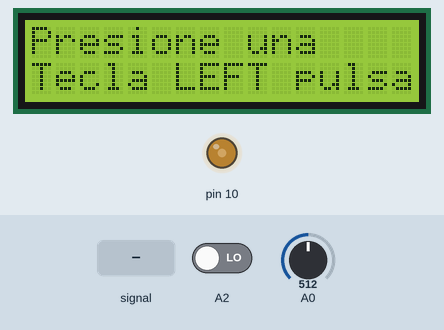
Recording of a sketch running on a simulated Arduino Uno, built with avr-gcc and run on an emulated ATmega328P. On the bench: 16×2 character LCD, output pins drawn as LEDs (lit = HIGH). The inputs (shaded band) are chosen by the test bench; at power-on: A0 = 512, A2 LOW. What the sketch prints to the serial monitor is not drawn.

Above: at 1.2 s.
1.3 s: A0 fed a 2 Hz sine of ±306 counts around its level
At 1.98 s:
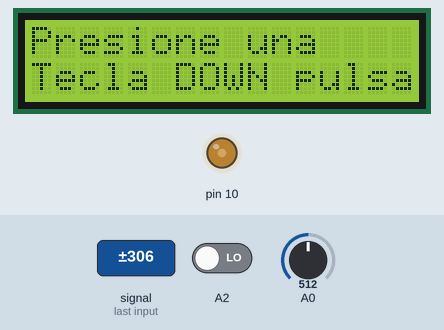
3.2 s: A0 set to 0
At 3.9 s:
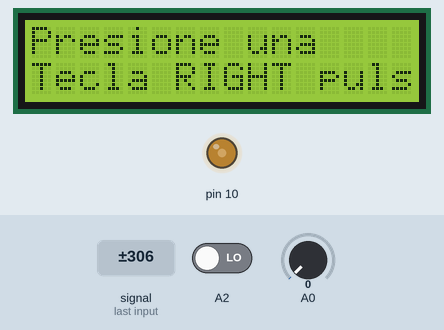
4.8 s: A2 driven HIGH
At 5.3 s:
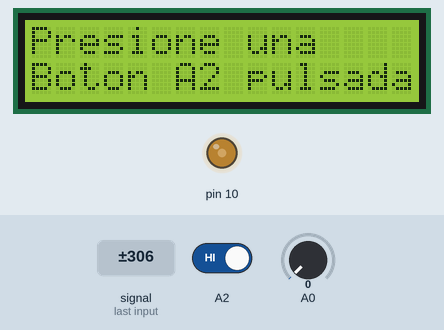
6.3 s: A0 set to 122
At 6.7 s:
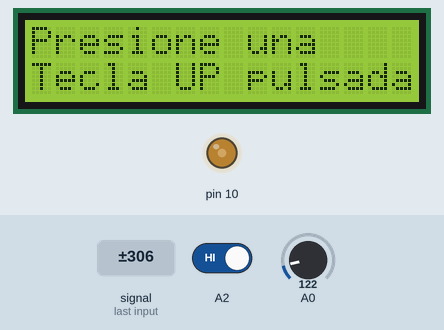
7.9 s: A0 set to 900
At 9.2 s:
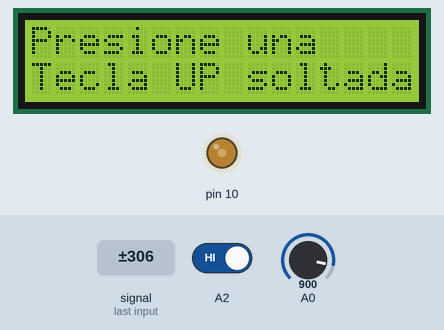
9.5 s: A2 driven LOW
At 10.7 s:
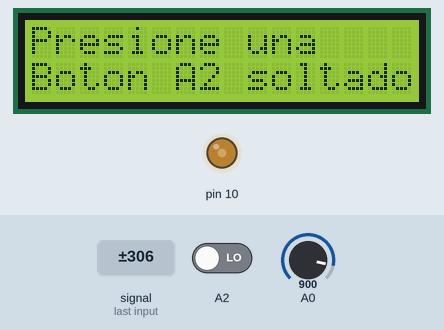
Timing chart, 0 to 12.0 s (numbered marks = the images above; inputs shaded):
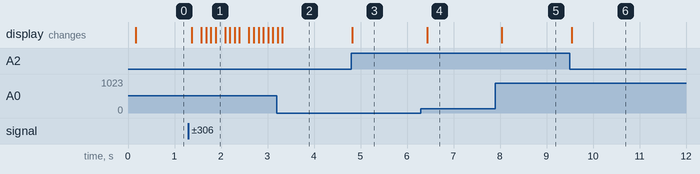

The sketch:

TecladoVirtual.ino
```cpp
#include "driver_teclado.h"
#include "Arduino.h"
#include <LiquidCrystal.h>
#include <Wire.h>

const int numRows = 2;
const int numCols = 16;
int vKey;
char comandos[6][7] = {"right", "up", "down", "left", "select", "A2"};
char recibido[7];

// initialize the library with the numbers of the interface pins
LiquidCrystal lcd(8, 9, 4, 5, 6, 7);

void setup()
{
  Serial.begin(9600);
  lcd.begin(numCols,numRows);
  analogWrite(10, 100); //Controla intensidad backlight
  lcd.setCursor(0, 0);
  lcd.print("Presione una");
  lcd.setCursor(0, 1);
  lcd.print("tecla");

  key_up_callback(&TeclaUpUp,TECLA_UP);
  key_up_callback(&TeclaDownUp,TECLA_DOWN);
  key_up_callback(&TeclaLeftUp,TECLA_LEFT);
  key_up_callback(&TeclaRightUp,TECLA_RIGHT);
  key_up_callback(&TeclaSelectUp,TECLA_SELECT);
  key_up_callback(&BotonA2Up,BOTON_A2);

  key_down_callback(&TeclaUpDown,TECLA_UP);
  key_down_callback(&TeclaDownDown,TECLA_DOWN);
  key_down_callback(&TeclaLeftDown,TECLA_LEFT);
  key_down_callback(&TeclaRightDown,TECLA_RIGHT);
  key_down_callback(&TeclaSelectDown,TECLA_SELECT);
  key_down_callback(&BotonA2Down,BOTON_A2);

  Wire.begin(8); //SETEO LA DIRECCION
  Wire.onReceive(receiveEvent);

  vKey = -1;
  teclado_init(&vKey);
}

void loop()
{
  receiveCommand();
  teclado_loop();
}
//PARA TESTING POR SERIAL SOLAMENTE -----------------------------------------------
void receiveCommand()
{
  int recvInProgress = 0;
  int i = 0;
  int readData = 0;
  while(Serial.available())
  {
    readData = 1;
    char c = Serial.read(); // receive byte as a character
    if (recvInProgress)
    {
      if (c != ')')
      {
        recibido[i] = c;
        i++;
      }
      else
      {
        recibido[i] = '\0'; // terminate the string
        recvInProgress = 0;
      }
    }
    else
      if (c == '(')
      {
        recvInProgress = 1;
      }
  }
  if(readData)
    obtComandos();
}
//----------------------------------------------------------------------------------

//EVENTO DE LA COMUNICACION I2C-----------------------------------------------------
void receiveEvent(int howMany)
{
  int recvInProgress = 0;
  int i = 0;
  while(Wire.available())
  {
    char c = Wire.read(); // receive byte as a character
    if (recvInProgress)
    {
      if (c != ')')
      {
        recibido[i] = c;
        i++;
      }
      else
      {
        recibido[i] = '\0'; // terminate the string
        recvInProgress = 0;
      }
    }
    else
      if (c == '(')
      {
        recvInProgress = 1;
      }
  }

  obtComandos();
}
//-------------------------------------------------------------------------------------
void obtComandos()
{
  int i = 0;
  while(i < 6 && strcmp(recibido, comandos[i]) != 0)
    i++;

  if(i < 6)
    vKey = i;
  else
    vKey = -1;
}

void TeclaUpUp(){
  lcd.setCursor(0, 1);      //line=1, x=0
  lcd.print("Tecla UP soltada");
  Serial.println("Tecla UP");

}
void TeclaUpDown(){
  lcd.setCursor(0, 1);      //line=1, x=0
  lcd.print("Tecla UP pulsada");
}
void TeclaDownUp(){
  lcd.setCursor(0, 1);      //line=1, x=0
  lcd.print("Tecla DOWN soltada");
  Serial.println("Tecla Down");
}
void TeclaDownDown(){
  lcd.setCursor(0, 1);      //line=1, x=0
  lcd.print("Tecla DOWN pulsada");
}
void TeclaRightUp(){
  lcd.setCursor(0, 1);      //line=1, x=0
  lcd.print("Tecla RIGHT soltada");
}
void TeclaRightDown(){
  lcd.setCursor(0, 1);      //line=1, x=0
  lcd.print("Tecla RIGHT pulsada");
  Serial.println("Tecla Right");
}
void TeclaLeftUp(){
  lcd.setCursor(0, 1);      //line=1, x=0
  lcd.print("Tecla LEFT soltada");
}
void TeclaLeftDown(){
  lcd.setCursor(0, 1);      //line=1, x=0
  lcd.print("Tecla LEFT pulsada");
  Serial.println("Tecla Left");
}
void TeclaSelectUp(){
  lcd.setCursor(0, 1);      //line=1, x=0
  lcd.print("Tecla SELECT soltada");
}
void TeclaSelectDown(){
  lcd.setCursor(0, 1);      //line=1, x=0
  lcd.print("Tecla SELECT pulsada");
  Serial.println("Tecla Select");
}
void BotonA2Up(){
  lcd.setCursor(0, 1);      //line=1, x=0
  lcd.print("Boton A2 soltado");
}
void BotonA2Down(){
  lcd.setCursor(0, 1);      //line=1, x=0
  lcd.print("Boton A2 pulsada");
  Serial.println("Tecla A2");
}
```

driver_adc.cpp
```cpp
#include "driver_adc.h"
#include "Arduino.h"
#include <avr/io.h>
#include <avr/interrupt.h>

volatile int readFlag;
volatile int analogValue;
miestruct* me;

int adc_init(miestruct *cfg)
{
  if(cfg->canal >= 8 || cfg->canal < 0)
    return 0;

  me = cfg;

  cli();
	// clear ADLAR in ADMUX (0x7C) to right-adjust the result
  // ADCL will contain lower 8 bits, ADCH upper 2 (in last two bits)
  ADMUX &= ~(1<<ADLAR);

  // Set REFS1..0 in ADMUX (0x7C) to change reference voltage to the
  // proper source (01)
  ADMUX |= (1<<REFS0);

  // Clear MUX3..0 in ADMUX (0x7C) in preparation for setting the analog
  // input
  ADMUX &= ~((1<<MUX0) | (1<<MUX1) | (1<<MUX2) | (1<<MUX3));

  // Set MUX3..0 in ADMUX (0x7C) to read from AD8 (Internal temp)
  // Do not set above 15! You will overrun other parts of ADMUX. A full
  // list of possible inputs is available in Table 24-4 of the ATMega328
  // datasheet

  ADMUX |= cfg->canal;
  // ADMUX |= B00001000; // Binary equivalent

  // Set ADEN in ADCSRA (0x7A) to enable the ADC.
  // Note, this instruction takes 12 ADC clocks to execute
  ADCSRA |= (1<<ADEN);

  // Set ADATE in ADCSRA (0x7A) to enable auto-triggering.
  ADCSRA |= (1<<ADATE);

  // Set the Prescaler to 128 (16000KHz/128 = 125KHz)
  // Above 200KHz 10-bit results are not reliable.
  ADCSRA |= ((1<<ADPS0) | (1<<ADPS1) | (1<<ADPS2));

  // Set ADIE in ADCSRA (0x7A) to enable the ADC interrupt.
  // Without this, the internal interrupt will not trigger.
  ADCSRA |= (1<<ADIE);

  // Clear ADTS2..0 in ADCSRB (0x7B) to set trigger mode to free running.
  // This means that as soon as an ADC has finished, the next will be
  // immediately started.
  ADCSRB &= ~((1<<ADTS0) | (1<<ADTS1) | (1<<ADTS2));

  // Enable global interrupts
  // AVR macro included in <avr/interrupts.h>, which the Arduino IDE
  // supplies by default.
  sei();

  // Kick off the first ADC
  readFlag = 0;
  // Set ADSC in ADCSRA (0x7A) to start the ADC conversion
  ADCSRA |= (1<<ADSC);

  sei();
  return 1;
}

void adc_loop()
{
  // Check to see if the value has been updated
  if (readFlag == 1)
  {
    me->analogValue = analogValue;
    me->callback();

    readFlag = 0;
  }
}

ISR(ADC_vect)
{

  // Done reading
  readFlag = 1;

  // Must read low first
  analogValue = ADCL | (ADCH << 8);

  // Not needed because free-running mode is enabled.
  // Set ADSC in ADCSRA (0x7A) to start another ADC conversion
  // ADCSRA |= B01000000;
}
```

driver_adc.h
```cpp
#ifndef DRIVER_ADC
#define DRIVER_ADC

typedef struct
{
	int canal;
	void (*callback)();
  int analogValue;
} miestruct;

int adc_init(miestruct *cfg);

void adc_loop();

#endif
```

driver_teclado.cpp
```cpp
#include "driver_teclado.h"
#include "driver_adc.h"
#include "Arduino.h"
#include <avr/io.h>
#include <avr/interrupt.h>

int adc_key_val[5] ={30, 170, 360, 535, 760 };
int NUM_KEYS = 5;
int key = -1, oldKey = -1;
void (*keyup_handler[6])(void);
void (*keydown_handler[6])(void);
int count = 0;
volatile int boton = 0;
int *virtualKey;
miestruct cfg;

void key_down_callback(void (*handler)(), int tecla)
{
  keydown_handler[tecla] = handler;
}

void key_up_callback(void (*handler)(), int tecla)
{
  keyup_handler[tecla] = handler;
}

int get_key(int input)
{
  int k;
  for (k = 0; k < NUM_KEYS; k++)
    if (input < adc_key_val[k])
      return k;

  if (k >= NUM_KEYS)
    k = -1;     // No valid key pressed

  return k;
}

void Callback()
{
  key = get_key(cfg.analogValue);
  count = (count + 1) % 2;
  delay(50);
  if(count)
    return;
  if(key!=oldKey)
  {
    if(key >= 0)
      keydown_handler[key]();
    else
      keyup_handler[oldKey]();

    oldKey = key;
  }
  //PARA SIMULAR EL APRETADO Y SOLTADO
  if(*virtualKey >= 0)
  {
    keydown_handler[*virtualKey]();
    delay(1000);
    keyup_handler[*virtualKey]();
    *virtualKey = -1;
  }
}

void teclado_init(int *vKey)
{
  virtualKey = vKey;

  cli(); //DESHABILITO LAS INTERRUPCIONES EN LA CONFIGURACION DEL PINCHANGE INTERRUPT
  DDRC &= ~(1 << DDC2);      // PC2 (PCINT10 pin) is now an input
  PCICR |= (1 << PCIE1);     // set PCIE1 to enable PCMSK1 scan
  PCMSK1 |= (1 << PCINT10);   // set PCINT10 to trigger an interrupt on state change
  sei();
  //-----------------------
  cfg.canal = 0;
  cfg.callback = Callback;
  adc_init(&cfg);

}

void teclado_loop()
{
  adc_loop();
  if(boton)
  {
    if(PINC & (1 << DDC2))
      keydown_handler[BOTON_A2]();
    else
      keyup_handler[BOTON_A2]();
    boton = 0;
  }
}


ISR (PCINT1_vect)
{
  boton = 1;
}
```

driver_teclado.h
```cpp
#ifndef DRIVER_TECLADO
#define DRIVER_TECLADO

#define TECLA_RIGHT 0
#define TECLA_UP 1
#define TECLA_DOWN 2
#define TECLA_LEFT 3
#define TECLA_SELECT 4
#define BOTON_A2 5

void teclado_init(int *vKey); //MODIFICACION PARA RECONOCER TECLA CON GALILEO

void teclado_loop();

void key_down_callback(void (*handler)(), int tecla);

void key_up_callback(void (*handler)(), int tecla);

#endif
```

Measured:
- after the input at 1.3 s, the display: changes after 0.07 s (image 1)
- after the input at 3.2 s, the display: first differs from a run without the input after 0.12 s (image 2)
- after the input at 4.8 s, the display: changes at once (image 3)
- after the input at 6.3 s, the display: changes after 0.13 s (image 4)
- after the input at 7.9 s, the display: changes after 0.14 s (image 5)
- after the input at 9.5 s, the display: changes after 0.05 s (image 6)
